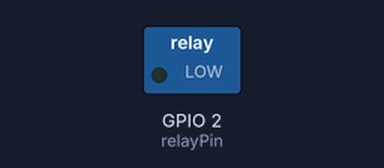
Simulated run of this sketch. Board: ESP8266 (NodeMCU). On the bench: switched loads named in the sketch (green lamp = pin HIGH). WiFi joins after 1.5 s; servers stay silent unless stated; the Firebase database answers and starts empty; what the sketch prints to the serial monitor is not drawn.

Above: at 1.1 s.
At 2.9 s:
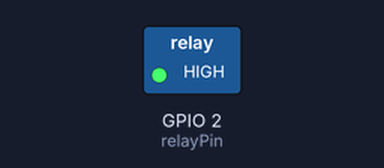
Timing chart, 0 to 4.4 s (numbered marks = the images above):
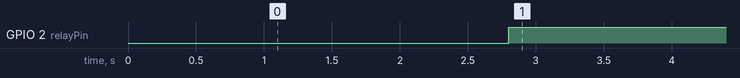

The sketch:

smartplug.ino
```cpp
/* Controlling LED using Firebase console by CircuitDigest(www.circuitdigest.com) */
#include <ESP8266WiFi.h>                                                // esp8266 library
#include <FirebaseESP8266.h>                                             // firebase library

#define FIREBASE_HOST "https://smartplug-42069.firebaseio.com/"                         // the project name address from firebase id
#define FIREBASE_AUTH "BcxNXS8HsFtWni0XqmiMwfsnKPXnl7OIWUkpom0X"                    // the secret key generated from firebase
#define WIFI_SSID "Oneplus"                                          // input your home or public wifi name
#define WIFI_PASSWORD "stfucker"                                    //password of wifi ssid
FirebaseData firebaseData;
int fireStatus = 0;                                                     // led status received from firebase
int relayPin = 2;                                                                // for external led
void setup() {
  Serial.begin(9600);
  delay(1000);
  pinMode(LED_BUILTIN, OUTPUT);
  pinMode(relayPin, OUTPUT);
  WiFi.begin(WIFI_SSID, WIFI_PASSWORD);                                      //try to connect with wifi
  Serial.print("Connecting to ");
  Serial.print(WIFI_SSID);
  while (WiFi.status() != WL_CONNECTED) {
    Serial.print(".");
    delay(500);
  }
  Serial.println();
  Serial.print("Connected to ");
  Serial.println(WIFI_SSID);
  Serial.print("IP Address is : ");
  Serial.println(WiFi.localIP());                                                      //print local IP address
  Firebase.begin(FIREBASE_HOST, FIREBASE_AUTH);
  Firebase.reconnectWiFi(true);                                                       // connect to firebase
  Firebase.setInt(firebaseData,"/RELAY_STATUS", 0);                                          //send initial string of led status
}

void loop() {
  fireStatus = Firebase.getInt(firebaseData,"/RELAY_STATUS");                                      // get ld status input from firebase
  if (fireStatus == 1) {                                                          // compare the input of led status received from firebase
    Serial.println("RELAY Turned ON");
    digitalWrite(LED_BUILTIN, LOW);                                                  // make bultin led ON
    digitalWrite(relayPin, HIGH);                                                         // make external led ON
  }
  else if (fireStatus == 0) {                                                  // compare the input of led status received from firebase
    Serial.println("RELAY Turned OFF");
    digitalWrite(LED_BUILTIN, HIGH);                                               // make bultin led OFF
    digitalWrite(relayPin, LOW);                                                         // make external led OFF
  }
  else {
    Serial.println("Wrong Credential! Please send ON/OFF "+fireStatus);
  }
  delay(50);
}
```

Measured:
- by itself, GPIO 2 (relayPin): LOW → HIGH at 2.8 s
